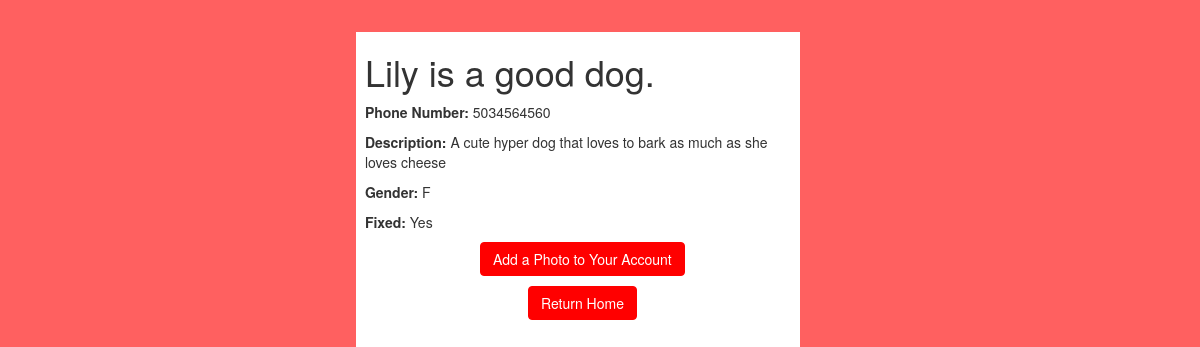
Page /portfolio.php (signed in) on the committed database.
### tables this page shows
CREATE TABLE `Dog_Profile` (
  `Phone_Number` bigint(11) NOT NULL,
  `Name` varchar(20) NOT NULL,
  `Gender` varchar(2) NOT NULL, 
  `Fixed` bit(1) NOT NULL, 
  `Description` varchar(500) DEFAULT NULL,
  `Dog_ID` int(9) NOT NULL, 
   `Username` varchar(32) NOT NULL,
  `HateCount` int(11) NOT NULL DEFAULT 0,
  `LoveCount` int(11) NOT NULL DEFAULT 0,
   PRIMARY KEY (Dog_ID),
    FOREIGN KEY (Username) REFERENCES User(Username)
);

### portfolio.php (the view, shortened to what this page needs)
<!DOCTYPE html>
<html lang="en">
<head>
    <link rel="stylesheet" href="https://maxcdn.bootstrapcdn.com/bootstrap/3.3.7/css/bootstrap.css">
    <link rel="stylesheet" href="overall.css">
</head>
<body>
    <div id="cent">
        <div id="cent2">
<?php
    require_once "config.php";
    if(!isset($_SESSION["loggedin"]) || $_SESSION["loggedin"] !== true){
        header("location: login.php");
        exit;
    }elseif(isset($_SESSION["username"]) ){
    $username = $_SESSION["username"];
    $query = "SELECT * FROM Dog_Profile WHERE Username='$username'";
    $result = mysqli_query($link, $query);
    if(mysqli_num_rows($result) > 0){
        while($row = mysqli_fetch_array($result)){
            echo "<div>";
            echo "<h1>".$row['Name']." is a good dog.</h1>";
            echo "<p class='title'><b>Phone Number:</b> ". $row['Phone_Number'] ."</p>";
            echo "<p><b>Description: </b>". $row['Description'] ."</p>";
            echo "<p><b>Gender: </b>" . $row['Gender'] . "</p>";
            if($row['Fixed'] == 0){
                echo "<p> <b>Fixed: </b> Yes </p>";
            }else{
                echo "<p> <b>Fixed: </b> No </p>";
            }
        }
        }else{
            header("location: welcome.php");
            exit;
        }
}else{
    echo("Query failed try again latter.");
    exit;
}
    ?>
            <p><center>
                <a href="picture.php" class="btn btn-primary">Add a Photo to Your Account</a>
            </p>
            <p>
                <a href="welcome.php" class="btn btn-primary">Return Home</a>
            </p></center>
</div>
</div>
</body>
</html>

### overall.css (style rules this page uses)
body { background-color: #ff6060; }
#cent { position:absolute; left:38%; margin-top:2.7%; height: 90%; width: 37%; background-color: #fff; margin-left:-100px; }
.btn-primary, .btn-primary:hover, .btn-primary:active, .btn-primary:visited { background-color: #f00 !important; border-color: #f00; }
a { color: #f00; }
#cent2 { margin-left: 2%; }

### rows in the picture
dog_profile: Name "Lily", Phone_Number "5034564560", Description "A cute hyper dog that loves to bark as much as she loves cheese", Gender "F", shows "Fixed:", Fixed "Yes"
